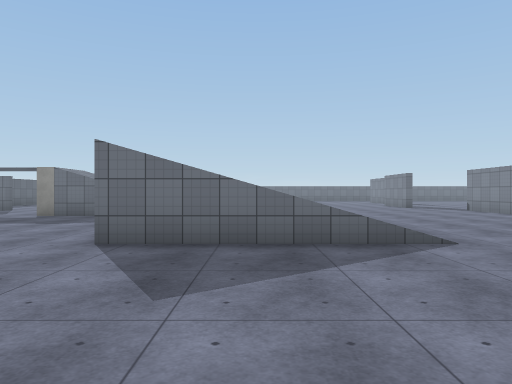
[1] (above)

24 first-person views from a walk through a scene from a Unity 3-D project. The camera is 1.4 m above the floor, looks level and sees 70° across. The floor is counted in squares, 2 m on a side. Each view is taken from the middle of a square. On the plan, view 1 faces up. The plan holds only what a view shows up to about 11 squares ahead; the rest is blank. The place goes on beyond the plan. The player character is not drawn. Surface patterns are stand-ins for the level's own textures.

[2]
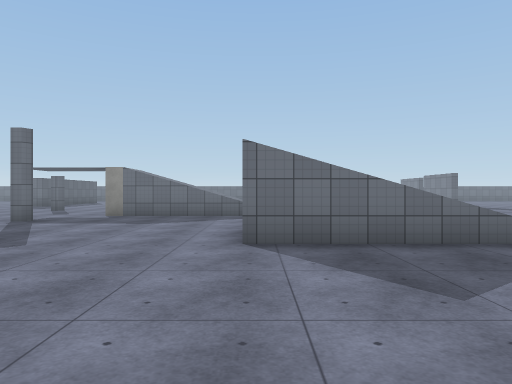

[3]
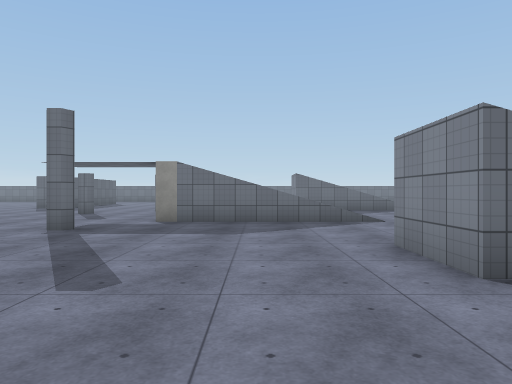

[4]
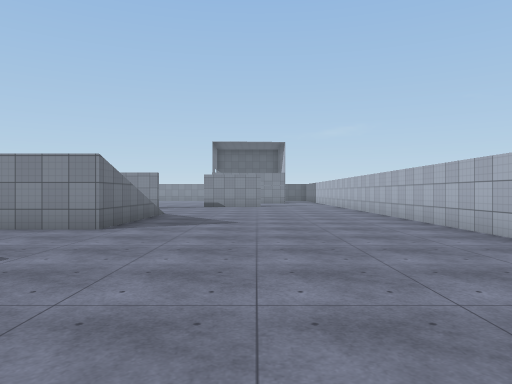

[5]
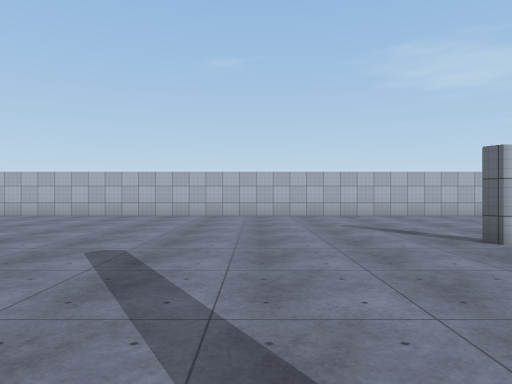

[6]
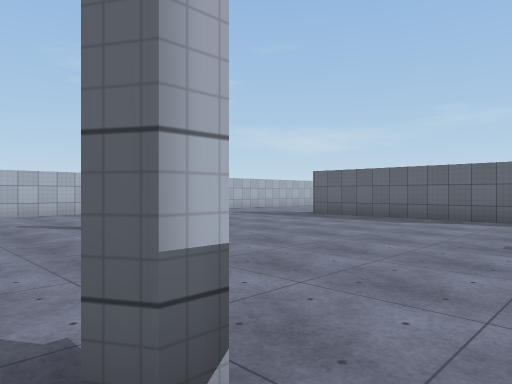

[7]
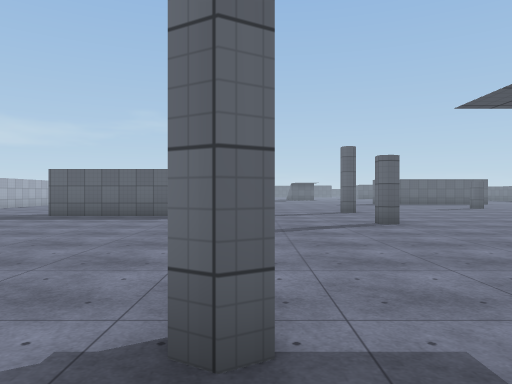

[8]
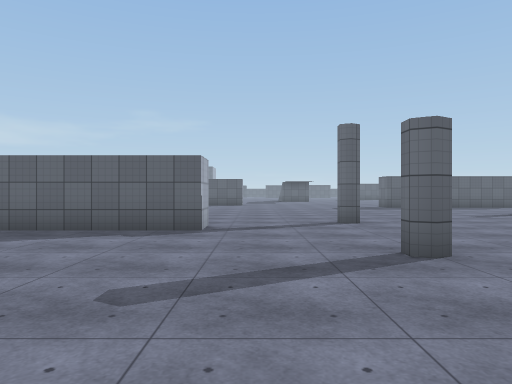

[9]
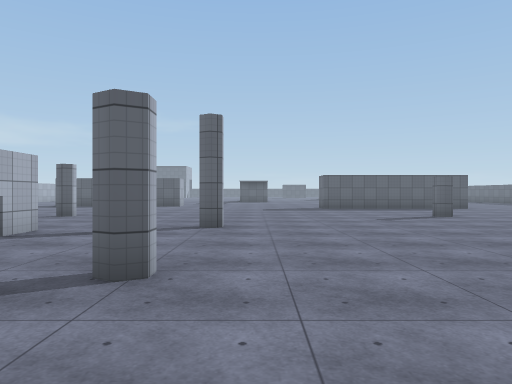

[10]
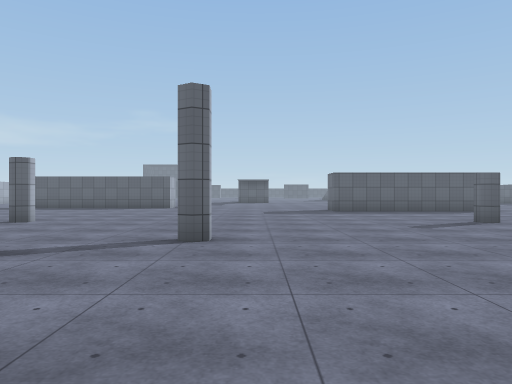

[11]
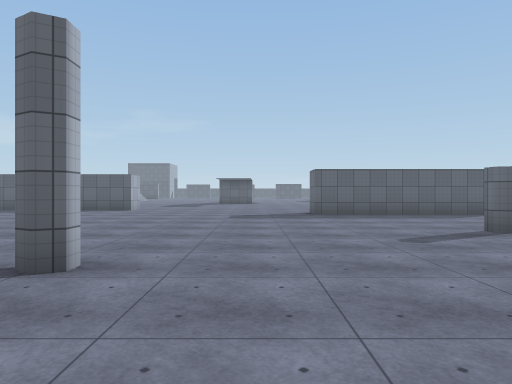

[12]
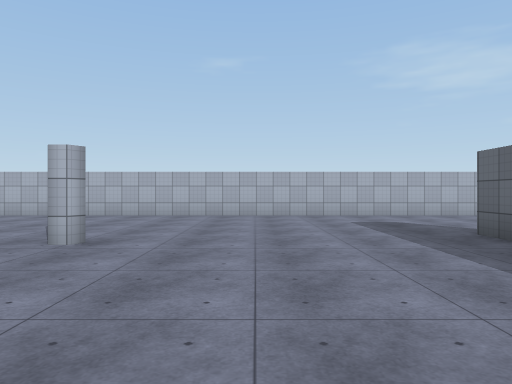

[13]
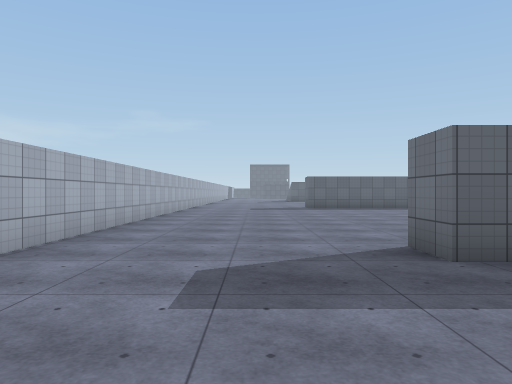

[14]
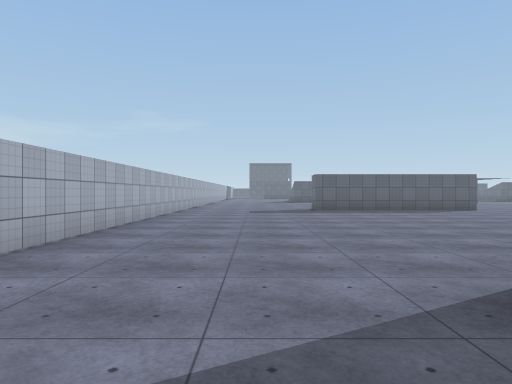

[15]
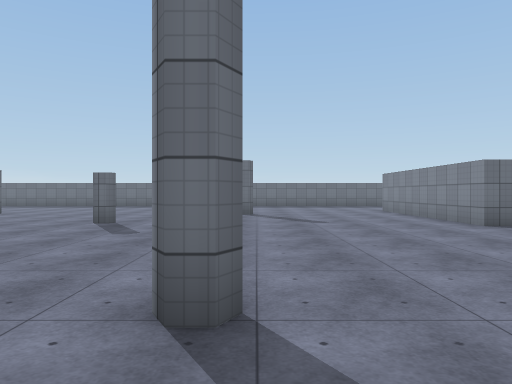

[16]
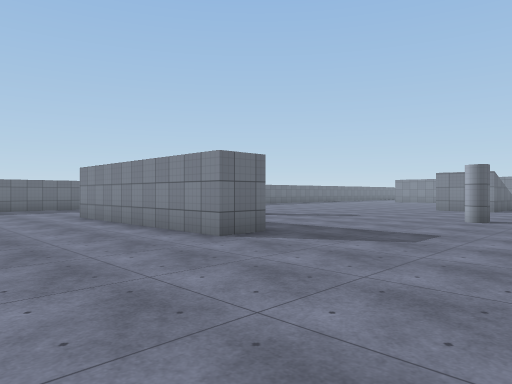

[17]
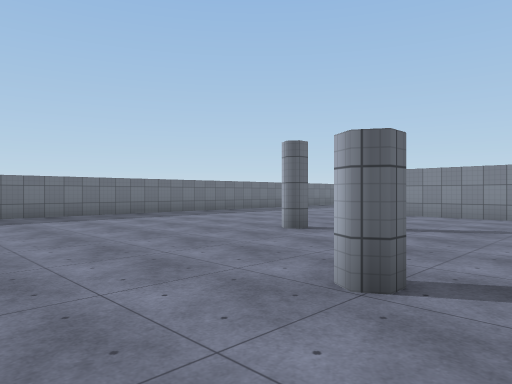

[18]
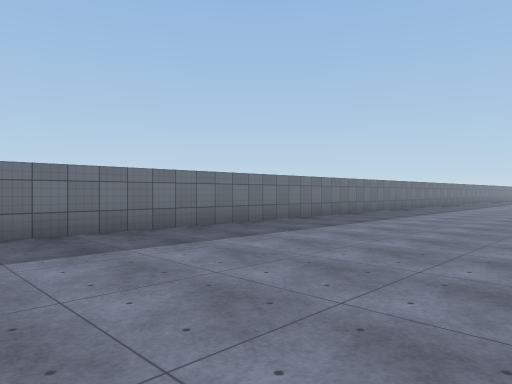

[19]
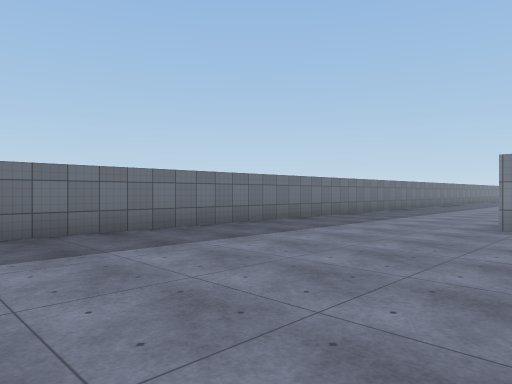

[20]
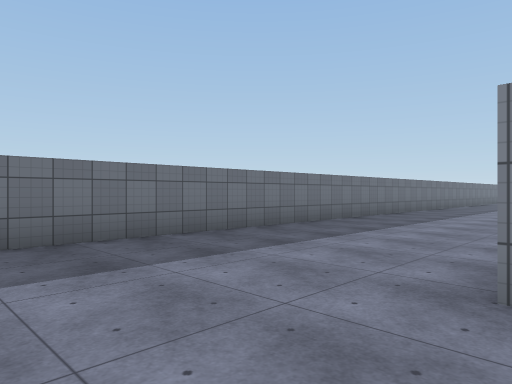

[21]
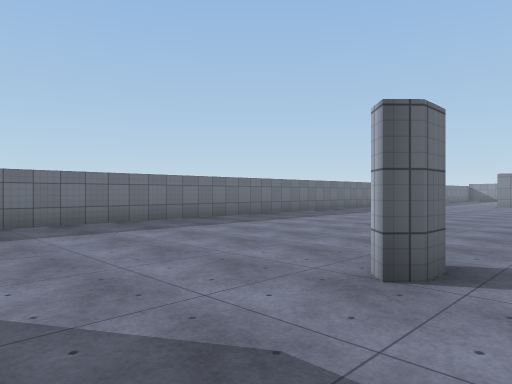

[22]
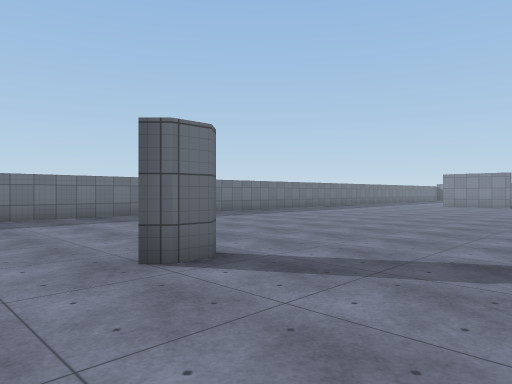

[23]
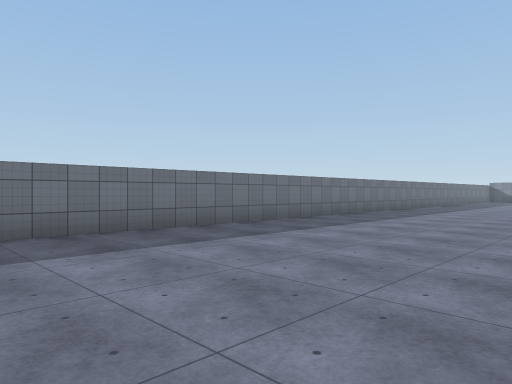

[24]
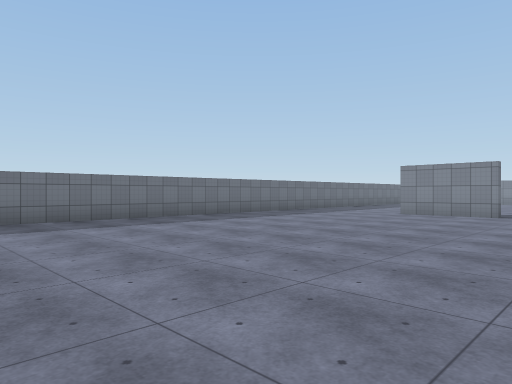

### Floor plan
Key: @ floor where view 1 was taken; # wall or solid block; . main floor; : floor 2.75 m higher than the main floor; / step, stairs or slope; = window, fence, low wall or low ledge; v drop or lower ground.
Columns run from 26 left of view 1 to 7 right of it. Each row starts with its distance up from view 1.
 29   ###########################
 28   ............................
 27   .............................
 26   ..............................
 25  ................................
 24  ................................
 23  ............#...................#
 22  .......#....#...................#
 21 .............#...#................
 20 .............#.................
 19 .............# ...........
 18 .....#.......#.......
 17 ......................
 16 .......................
 15 ...................#...
 14 ................ .
 13 ....................     ..
 12 ........#...#.......     /.
 11 ....................://///   .....
 10 ..........................   .....
  9 ..................#.......   ....
  8 ....#... #...............    ...
  7 ......   #............../    ...
  6 .....    #............../    ..
  5 .......  #..............#vv=/..
  4 ........ #.....#..............
  3 .........#...................
  2 .............................
  1 .............................
  0 ..........................@..
 -1 .............................
 -2 #############################

Positions as (right, up) in squares from view 1, and headings:
1: (0, 0), facing up
2: (-2, 0), facing up
3: (-4, 2), facing up
4: (-9, 2), facing right
5: (-7, 9), facing down
6: (-7, 10), facing down-left
7: (-6, 9), facing left
8: (-10, 10), facing left
9: (-11, 13), facing left
10: (-13, 13), facing left
11: (-15, 14), facing left
12: (-13, 9), facing down
13: (-13, 1), facing left
14: (-15, 1), facing left
15: (-18, 10), facing up
16: (-17, 13), facing up-right
17: (-24, 17), facing up-right
18: (-25, 22), facing up-right
19: (-21, 22), facing up-right
20: (-16, 23), facing up-right
21: (-12, 20), facing up-right
22: (-11, 18), facing up-right
23: (-9, 22), facing up-right
24: (-4, 19), facing up-right
